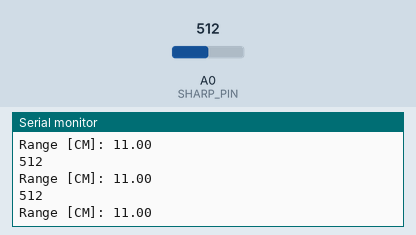
A sketch run on a simulated Arduino Uno, built with avr-gcc and run on an emulated ATmega328P. On the bench: the last lines printed to the serial monitor. Inputs (shaded band) come from the test bench; at power-on: A0 (SHARP_PIN) = 512.

Above: at 1.3 s.
1.4 s: A0 (SHARP_PIN) set to 716
At 1.9 s:
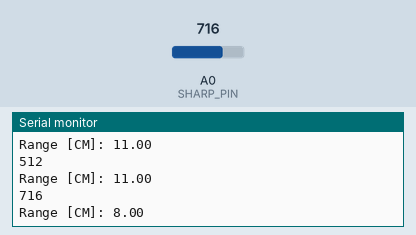
2.9 s: A0 (SHARP_PIN) set to 900
At 3.4 s:
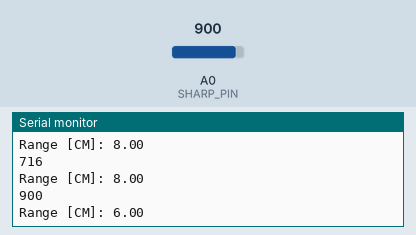
Timing chart, 0 to 5.9 s (numbered marks = the images above; inputs shaded):
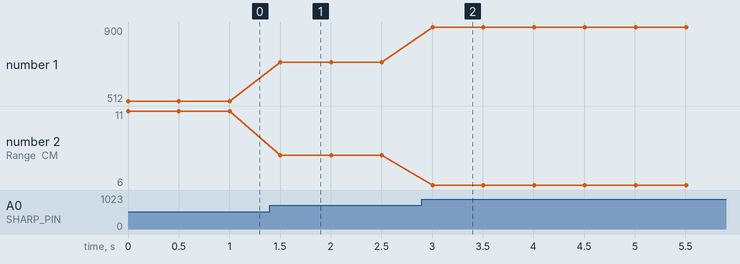

Measured:
- after the input at 1.4 s, the serial monitor: prints a new line after 0.10 s (image 1)
- after the input at 2.9 s, the serial monitor: prints a new line after 0.11 s (image 2)
- plotted number 1: 512 → 716 after the input at 1.4 s, 716 → 900 after the input at 2.9 s
- plotted number 2: 11 → 8 after the input at 1.4 s, 8 → 6 after the input at 2.9 s

The sketch:

Sharp_range.ino
```cpp
// (licence header left out)
// Arduino analog input pin to which the Sharp sensor is connected
const byte SHARP_PIN = A0;

// Variables to store the proximity measurement
int sharp_val = 0; // integer read from analog pin
float sharp_range; // range measurement [cm]

void setup()
{
    // Open the serial port at 115200 bps
    Serial.begin(115200);
}

void loop()
{
    // Read the sensor output (0-1023, which is 10 bits and fits inside an Arduino int-type)
    sharp_val = analogRead(SHARP_PIN);

    // Print all values
    Serial.print(sharp_val);
    Serial.print("\n");

    sharp_range = 5980 / (sharp_val + 8);

    Serial.print("Range [CM]: ");
    Serial.print(sharp_range);
    Serial.print("\n");

    // Delay for a bit before reading the sensor again
    delay(500);
}
```
